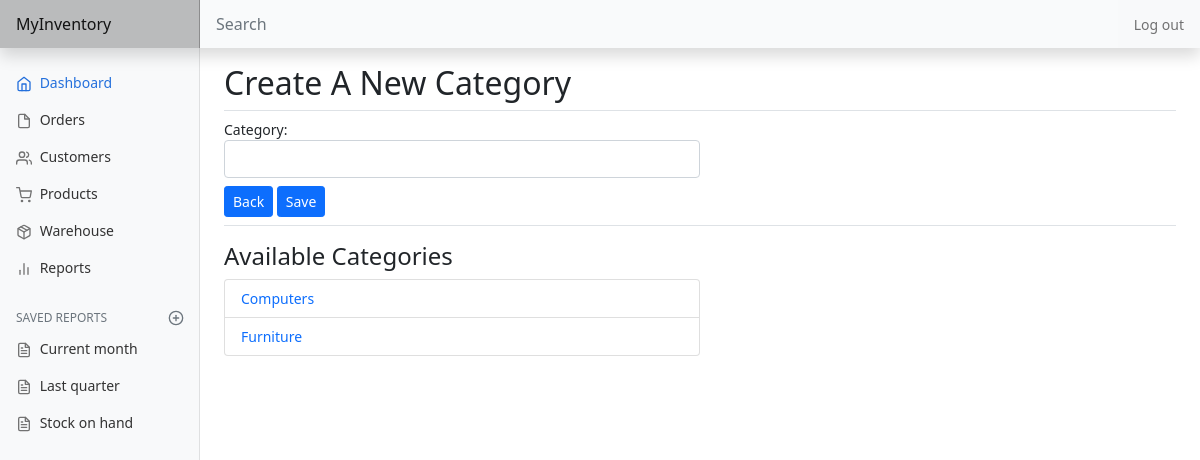
Page /category/new (signed in) on the earlier database version.
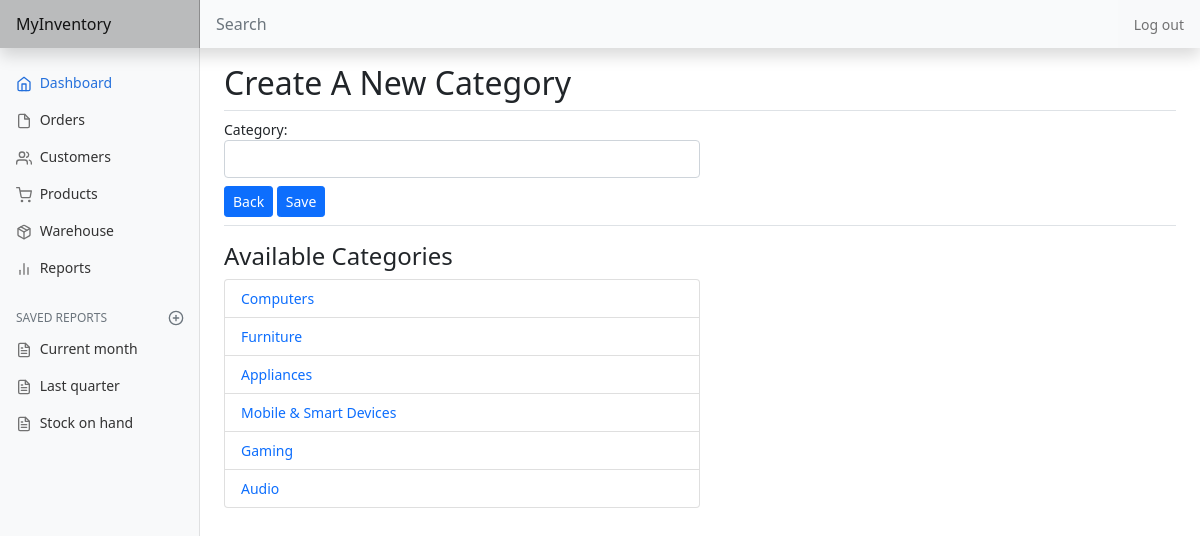
Same page on the later database version.
### inventory/models.py (models this page shows)
class ProductCategory(models.Model):
    user = models.ForeignKey(
        User, on_delete=models.CASCADE, related_name="categories")
    category = models.CharField(max_length=64)
    def __str__(self):
        return f"{ self.category }"

### inventory/views.py (the view)
# urls.py: path('category/new', views.create_category, name="create_category"),
@login_required
def create_category(request):
    if not request.user.is_authenticated:
        return JsonResponse(status=404)
    if request.method == "POST":
        category = ProductCategory(user=request.user)
        category_form = ProductCategoryForm(
            request.POST or None, instance=category)
        if category_form.is_valid:
            category_form.save()
        return HttpResponseRedirect(reverse("create_category"))
    else:
        return render(request, "inventory/category_form.html", {
            "form": ProductCategoryForm(),
            'categories': ProductCategory.objects.filter(user=request.user)
        })

### inventory/models.py
class ProductCategoryForm(ModelForm):
    class Meta:
        model = ProductCategory
        fields = ['category']
        widgets = {
            'category': forms.TextInput(attrs={'class': 'form-control', 'autofocus': True}),
        }

### inventory/templates/inventory/category_form.html (shortened to what this page needs)
{% extends 'inventory/layout.html' %}
{% block body %}
    {% if edit %}
        <h2>Edit Category</h2>
    {% else %}
        <h2>Create A New Category</h2>
    {% endif %}
    <form method="post" class="border-top pt-2">
        <div class="col-12 col-lg-6 col-md-9 col-sm-10">
            {{ form }}
        </div>
        <div class="pt-2 pb-2 mb-3 border-bottom">
            <a class="btn btn-primary btn-sm" href="{% url 'product' %}">{% if edit %}Cancel{% else %}Back{% endif %}</a>
            <input class="btn btn-primary btn-sm" type="submit" value="Save">
        </div>
    </form>
    {% if not edit %}
        <div class="col-12 col-lg-6 col-md-9 col-sm-10">
            <h4>Available Categories</h4>
            <ul class="list-group">
                {% for category in categories %}
                    <li class="list-group-item"><a class="edit-link" href="{% url 'edit_category' category.id %}">{{ category }}</a></li>
                {% endfor %}
            </ul>
        </div>
    {% endif %}
{% endblock %}

Differences in the rows shown:
added ProductCategory: category "Appliances"
added ProductCategory: category "Mobile & Smart Devices"
added ProductCategory: category "Gaming"
added ProductCategory: category "Audio"
